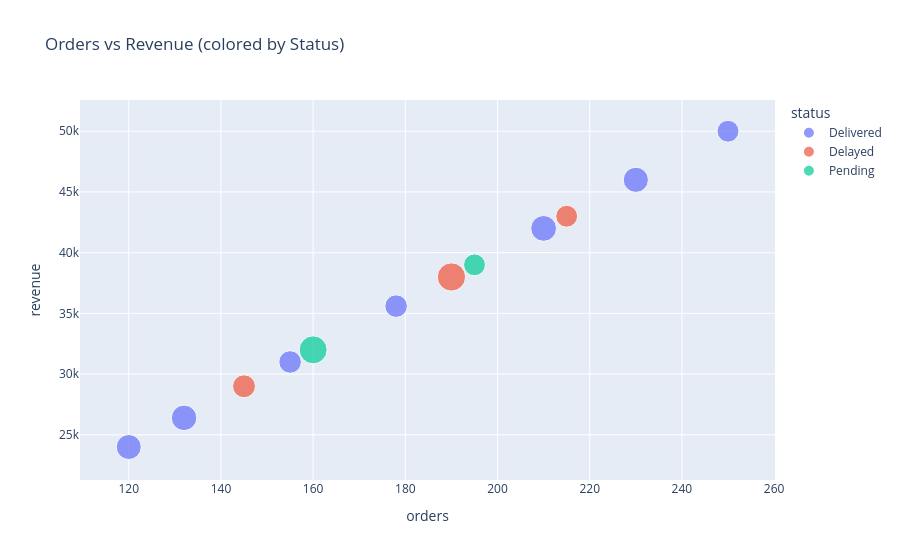

The notebook cell this image was saved under:
### Markdown cell above
---
## 4. Scatter Plot — `px.scatter()`
Best for finding relationships (correlations) between two numeric columns.

### Code cell
# px.scatter() — each row becomes one dot on the chart
# size: makes the dot bigger/smaller based on a column value
# hover_data: extra columns shown when you hover over a dot
# trendline='ols': adds a regression line (needs statsmodels installed)

fig = px.scatter(
    df,
    x='orders',
    y='revenue',
    color='status',          # color each dot by its status
    size='delivery_days',    # bigger dot = more delivery days
    hover_data=['month', 'product'],   # show these on hover
    title='Orders vs Revenue (colored by Status)'
)

fig.show()

### Figure 1 — Plotly figure (JSON) as saved in the notebook; plotly's stock layout.template omitted (floating-point values rounded to 4 significant figures)
{"data": [{"customdata": [["Jan", "Laptop"], ["Mar", "Server"], ["May", "Switch"], ["Jun", "Laptop"], ["Aug", "Server"], ["Oct", "Switch"], ["Dec", "Router"]], "hovertemplate": "status=Delivered<br>orders=%{x}<br>revenue=%{y}<br>delivery_days=%{marker.size}<br>month=%{customdata[0]}<br>product=%{customdata[1]}<extra></extra>", "legendgroup": "Delivered", "marker": {"color": "#636efa", "size": [8.0, 8.3, 6.5, 6.5, 8.5, 8.1, 6.1], "sizemode": "area", "sizeref": 0.0255, "symbol": "circle"}, "mode": "markers", "name": "Delivered", "orientation": "v", "showlegend": true, "type": "scatter", "x": [120, 132, 178, 155, 210, 230, 250], "xaxis": "x", "y": [24000, 26400, 35600, 31000, 42000, 46000, 50000], "yaxis": "y"}, {"customdata": [["Feb", "Router"], ["Jul", "Router"], ["Nov", "Laptop"]], "hovertemplate": "status=Delayed<br>orders=%{x}<br>revenue=%{y}<br>delivery_days=%{marker.size}<br>month=%{customdata[0]}<br>product=%{customdata[1]}<extra></extra>", "legendgroup": "Delayed", "marker": {"color": "#EF553B", "size": [6.7, 10.2, 6.1], "sizemode": "area", "sizeref": 0.0255, "symbol": "circle"}, "mode": "markers", "name": "Delayed", "orientation": "v", "showlegend": true, "type": "scatter", "x": [145, 190, 215], "xaxis": "x", "y": [29000, 38000, 43000], "yaxis": "y"}, {"customdata": [["Apr", "Storage"], ["Sep", "Storage"]], "hovertemplate": "status=Pending<br>orders=%{x}<br>revenue=%{y}<br>delivery_days=%{marker.size}<br>month=%{customdata[0]}<br>product=%{customdata[1]}<extra></extra>", "legendgroup": "Pending", "marker": {"color": "#00cc96", "size": [10.0, 6.1], "sizemode": "area", "sizeref": 0.0255, "symbol": "circle"}, "mode": "markers", "name": "Pending", "orientation": "v", "showlegend": true, "type": "scatter", "x": [160, 195], "xaxis": "x", "y": [32000, 39000], "yaxis": "y"}], "layout": {"legend": {"itemsizing": "constant", "title": {"text": "status"}, "tracegroupgap": 0}, "title": {"text": "Orders vs Revenue (colored by Status)"}, "xaxis": {"anchor": "y", "domain": [0, 1], "title": {"text": "orders"}}, "yaxis": {"anchor": "x", "domain": [0, 1], "title": {"text": "revenue"}}}}
